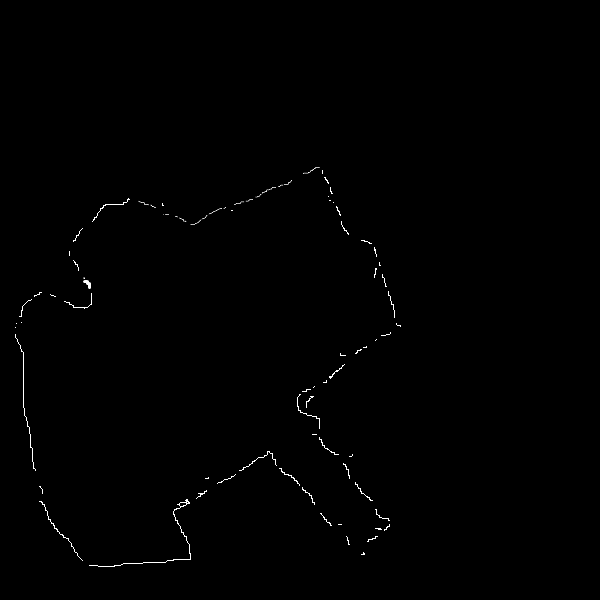
#> input picture ros_workspace/src/global_path/test_data/corridor.png, 600 x 600 px
$ python path.py   (Python 2 division)
#> lines starting #> are read from the running program, lines starting #| are printed output that depends on the picture
### ros_workspace/src/global_path/nodes/utils.py
import numpy as np
import math

def norm(vector):
    """ Returns the norm (length) of the vector."""
    # note: this is a very hot function, hence the odd optimization
    # Unoptimized it is: return np.sqrt(np.sum(np.square(vector)))
    return np.sqrt(np.dot(vector, vector))

def unit_vector(vector):
    """ Returns the unit vector of the vector.  """
    return vector / norm(vector)

def angle_between(v1, v2):
    """ Returns the angle in radians between vectors 'v1' and 'v2'::

            >>> angle_between((1, 0, 0), (0, 1, 0))
            1.5707963267948966
            >>> angle_between((1, 0, 0), (1, 0, 0))
            0.0
            >>> angle_between((1, 0, 0), (-1, 0, 0))
            3.141592653589793
    """
    v1_u = unit_vector(v1)
    v2_u = unit_vector(v2)
    angle = np.arccos(np.dot(v1_u, v2_u))
    if math.isnan(angle):
        if (v1_u == v2_u).all():
            return 0.0
        else:
            return np.pi
    return angle

#http://www.bryceboe.com/2006/10/23/line-segment-intersection-algorithm/
def ccw(A,B,C):
    return (C.y-A.y) * (B.x-A.x) > (B.y-A.y) * (C.x-A.x)

# Return true if line segments AB and CD intersect
def intersect(A,B,C,D):
    return ccw(A,C,D) != ccw(B,C,D) and ccw(A,B,C) != ccw(A,B,D)

# http://people.virginia.edu/~ll2bf/docs/various/polyarea.html
def simpoly(x,y):
  """
  A function that calculates the area of a 2-D simple polygon (no matter concave or convex)
  Must name the vertices in sequence (i.e., clockwise or counterclockwise)
  Square root input arguments are not supported
  Formula used: http://en.wikipedia.org/wiki/Polygon#Area_and_centroid
  Definition of "simply polygon": http://en.wikipedia.org/wiki/Simple_polygon

  Input x: x-axis coordinates of vertex array
        y: y-axis coordinates of vertex array
  Output: polygon area
 """

  ind_arr = np.arange(len(x))-1  # for indexing convenience
  s = 0
  for ii in ind_arr:
    s = s + (x[ii]*y[ii+1] - x[ii+1]*y[ii])

  return abs(s)*0.5

### ros_workspace/src/global_path/path.py
import Image
import ImageDraw
import math
import sys
import numpy as np
import threading
import time
import os
from skimage import data # TODO why is this necessary?
from collections import namedtuple
from matplotlib import pyplot
import matplotlib.cm as cm
from utils import angle_between, intersect, simpoly


class Point(object):
    def __init__(self, x, y):
        self.x = int(x)
        self.y = int(y)

    def __repr__(self):
        return 'Point(%d, %d)' % (self.x, self.y)

    def __add__(self, vector):
        """Return new Point created by adding vector, where vector is a 2-tuple"""
        return Point(self.x+vector[0], self.y+vector[1])

    def __sub__(self, vector):
        """Return new Point created by subtracting vector, where vector is a 2-tuple"""
        return Point(self.x-vector[0], self.y-vector[1])

    def vect(self, other):
        """Return 2-tuple vector from self to other"""
        return [other.x - self.x, other.y - self.y]

    def dist(self, other):
        """Calc dist between this point and another"""
        return math.sqrt(math.pow(self.x-other.x, 2) + math.pow(self.y-other.y, 2))

def hit_test(fence_map, point, proximity):
    """See if there is a fence point with in proximity of point"""
    y_min = max(point.y-proximity, 0)
    y_max = min(point.y+proximity, len(fence_map))
    x_min = max(point.x-proximity, 0)
    x_max = min(point.x+proximity, len(fence_map[0]))
    subset = fence_map[y_min:y_max, x_min:x_max]
    for y, row in enumerate(subset):
        for x, column in enumerate(row):
            true_x = x + x_min
            true_y = y + y_min
            if subset[y][x] and math.sqrt(math.pow(point.x - true_x, 2) + math.pow(point.y - true_y, 2)) < proximity:
                return True
                #pyplot.scatter(true_x, true_y)
    return False

def find_nearest_fence_point(fence_map, point):
    winner = None
    shortest_dist = sys.maxint
    window = 30 #TODO fallback if this fucks up
    y_min = max(point.y-window, 0)
    y_max = min(point.y+window, len(fence_map))
    x_min = max(point.x-window, 0)
    x_max = min(point.x+window, len(fence_map[0]))
    subset = fence_map[y_min:y_max, x_min:x_max]
    for y, row in enumerate(subset):
        for x, column in enumerate(row):
            true_x = x + x_min
            true_y = y + y_min
            if subset[y][x]:
                dist = math.sqrt(math.pow(point.x - true_x, 2) + math.pow(point.y - true_y, 2))
                if dist < shortest_dist:
                    winner = Point(true_x, true_y)
                    shortest_dist = dist
    return winner

def generate_candidates(point, radius, map_width, map_height):
    """Generate candidate waypoints in a circle around the current position"""
    candidates = []
    # cardinals
    candidates.extend([
        Point(point.x-radius, point.y),
        Point(point.x, point.y-radius),
        Point(point.x+radius, point.y),
        Point(point.x, point.y+radius)
        ])

    # 45
    offset = math.sqrt(math.pow(radius, 2) / 2)
    candidates.extend([
        Point(point.x+offset, point.y+offset),
        Point(point.x-offset, point.y+offset),
        Point(point.x+offset, point.y-offset),
        Point(point.x-offset, point.y-offset)
    ])

    # boundary check at end
    return [p for p in candidates if 0 < p.x < map_width and 0 < p.y < map_height]

def angle_between_clock(vec1, vec2):
    # TODO This is retarded just change vec order
    """Finds the angle between two vectors in a clockwise direction (can be > 180)"""
    angle = angle_between(vec1, vec2)
    cross = np.cross(vec1, vec2)
    if cross < 0:
        angle = (2*math.pi) - angle
    return angle

def angle_between_counterclock(vec1, vec2):
    """Finds the angle between two vectors in a clockwise direction (can be > 180)"""
    angle = angle_between(vec1, vec2)
    cross = np.cross(vec1, vec2)
    if cross > 0:
        angle = (2*math.pi) - angle
    return angle

def sweep_from_fence(fence_point, robot_position, candidate_point):
    fence_vec = [robot_position.x-fence_point.x, robot_position.y-fence_point.y]
    cand_vec = [robot_position.x-candidate_point.x, robot_position.y-candidate_point.y]
    return angle_between_clock(fence_vec, cand_vec)

def get_next_waypoint(robot_position, fence_map):
    STEP = 10
    MIN_FENCE_OFFSET = 10
    MAX_FENCE_OFFSET = 20
    fence_map_height = len(fence_map)
    fence_map_width = len(fence_map[0])
    candidates = generate_candidates(robot_position, STEP, fence_map_width, fence_map_height)

    # Eliminate candidates too close or far from fence
    bounded_candidates = []
    for p in candidates:
        if hit_test(fence_map, p, MIN_FENCE_OFFSET):
            pass #pyplot.scatter(p.x, p.y, c='r')
        elif not hit_test(fence_map, p, MAX_FENCE_OFFSET):
            pass #pyplot.scatter(p.x, p.y, c='r')
        else:
            #pyplot.scatter(p.x, p.y, c='g')
            bounded_candidates.append(p)

    # TODO: Check for past-fence
    # TODO: Optimize for target fence distance if multiple candidates left

    # Select first candidate found in clockwise sweep
    fence_pt = find_nearest_fence_point(fence_map, robot_position)
    #pyplot.scatter(fence_pt.x, fence_pt.y, c='y')
    sweep = 2 * math.pi
    winner = None
    for b in bounded_candidates:
        angle = sweep_from_fence(fence_pt, robot_position, b)
        #pyplot.annotate(str(angle), (b.x, b.y))
        if angle < sweep:
            winner = b
            sweep = angle
    return winner

def loop(fence_map, start):
    LOOP_END_DIST = 10 # How close we get to start pt
    robot = start
    path = [robot]
    while True:
        waypoint = get_next_waypoint(robot, fence_map)
        #print waypoint
        path.append(waypoint)
        robot = waypoint
        # Hacky loop detection
        if len(path) > 10 and start.dist(robot) < LOOP_END_DIST:
            path.append(start)
            break
        elif len(path) > 300: # TODO DEBUG ONLY REMOVE
            print "I think I'm infinite looping aaaaaagh break"
            break
    return path

def scoot_in(penult, ult):
    # todo make this relative to step size
    delt_x = (ult.x-penult.x) * 1.5
    delt_y = (ult.y-penult.y) * 1.5
    return Point(ult.x-delt_y,ult.y+delt_x)

def path_to_fence_map(path):
    # TODO - how performant is this?
    img = Image.new(mode='L', size=(600,600))
    pdraw = ImageDraw.Draw(img)
    pdraw.polygon([(p.x,p.y) for p in path], outline="white")
    fence_map = np.asarray(img)
    return fence_map

def shrink_poly(path):
    OFFSET = 20
    new_path = []
    for index in range(1, len(path)-1):
        vec_1 = [path[index-1].x - path[index].x, path[index-1].y - path[index].y]
        vec_2 = [path[index+1].x - path[index].x, path[index+1].y - path[index].y]

        # TODO check duplicate vectors?
        # normalize each vector
        vec_1_norm = 1 / np.linalg.norm(vec_1)
        vec_2_norm = 1 / np.linalg.norm(vec_2)

        normal = [vec_1[1]*vec_1_norm - vec_2[1]*vec_2_norm,
                  -vec_1[0]*vec_1_norm + vec_2[0]*vec_2_norm]
        #normalize the normal to offset
        mag = np.linalg.norm(normal)
        if mag:
            factor = OFFSET / mag
            normal = [normal[0]*factor, normal[1]*factor]
        #pyplot.plot([path[index].x, path[index].x+normal[0]],[path[index].y,path[index].y+normal[1]], c='w')
        new_path.append(Point(path[index].x+normal[0], path[index].y+normal[1]))

    new_path.append(new_path[0]) # Complete loop
    return new_path

def remove_loops(path):
    """Prune loops from path. This is barfy and n^2 but doesn't happen often
    We try to avoid pruning the main body by always pruning the smaller loop"""
    i = 0
    delete_me = [] # TODO set?
    while i < len(path):
        for j in range(i+2, len(path)-1):
            if intersect(path[i], path[i+1], path[j], path[j+1]):
                #print "intersect between %d, %d" % (i, j)
                # TODO how to detect large loops we should keep? (barbell field case)
                if j-i > len(path) / 2:
                    delete_me.extend(range(0, i+1))
                    delete_me.extend(range(j+i, len(path)))
                else:
                    delete_me.extend(range(i+1, j+1))
        i += 1
    new_path = []
    for i, point in enumerate(path):
        if i not in delete_me:
            new_path.append(point)
    # close path
    if new_path[0] != new_path[-1]:
        new_path.append(new_path[0])
    return new_path

def explore(fence_map, start):
    AREA_CUTOFF = 3000
    area = float('inf')

    outer_path = loop(fence_map, start)
    pyplot.plot([p.x for p in outer_path], [p.y for p in outer_path], c='b')
    while area > AREA_CUTOFF:
        shrink = shrink_poly(outer_path)
        #pyplot.scatter([p.x for p in shrink], [p.y for p in shrink], c='w')
        #pyplot.plot([p.x for p in shrink], [p.y for p in shrink], ':')
        pruned = remove_loops(shrink)
        pyplot.plot([p.x for p in pruned], [p.y for p in pruned])
        outer_path = pruned
        area = simpoly([p.x for p in pruned], [p.y for p in pruned])
        print "area:", area

def main():
    image = Image.open(os.path.join('test_data','corridor.png')).convert("L")
    image = np.asarray(image)

    start = Point(x=166, y=229) #corridor.png

    pyplot.imshow(image, origin='lower', cmap = cm.Greys_r)
    pyplot.gca().autoscale(False)

    explore(image, start)
#> the loop in loop, `while True:` made 156 passes
#> pass 1, in hit_test (call 4), `subset = fence_map[y_min:y_max, x_min:x_max]`:
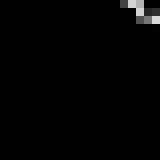
#> subset: shape (20, 20) (shown 8 times larger); min 0, max 218, mean 2.9
#> the loop in explore, `while area > AREA_CUTOFF:` made 5 passes
#| area: 49451.5
#| area: 30286.0
#| area: 15796.0
#| area: 4338.5
#| area: 411.5

    pyplot.show()
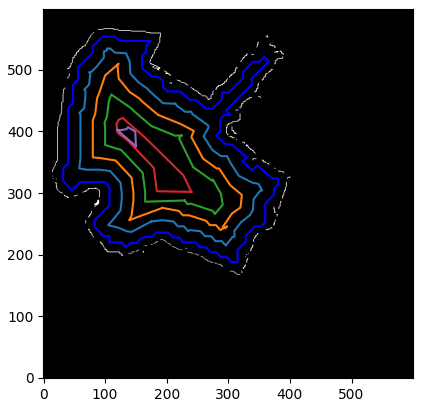
#> figure drawn by matplotlib, 1 panel

if __name__ == '__main__':
    main()
